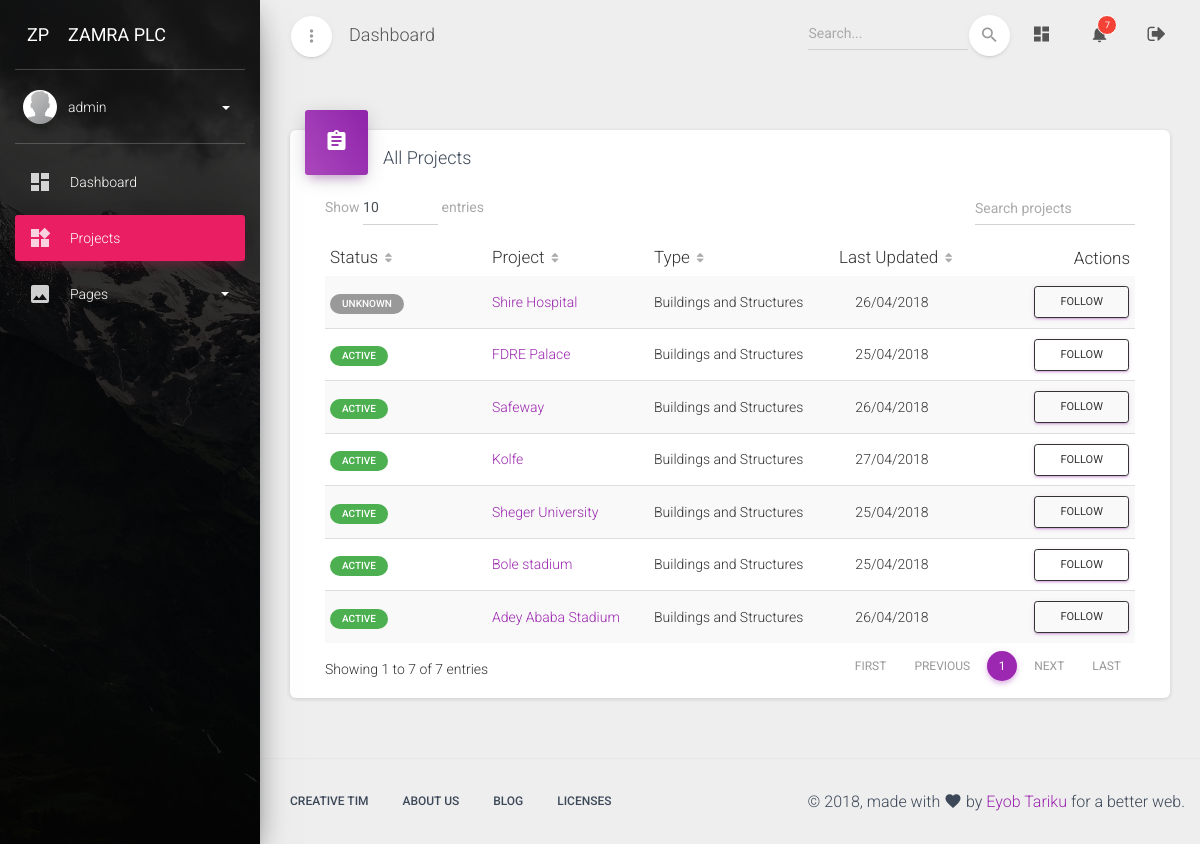
The app's page /dashboard/projects/ (signed in), older data.
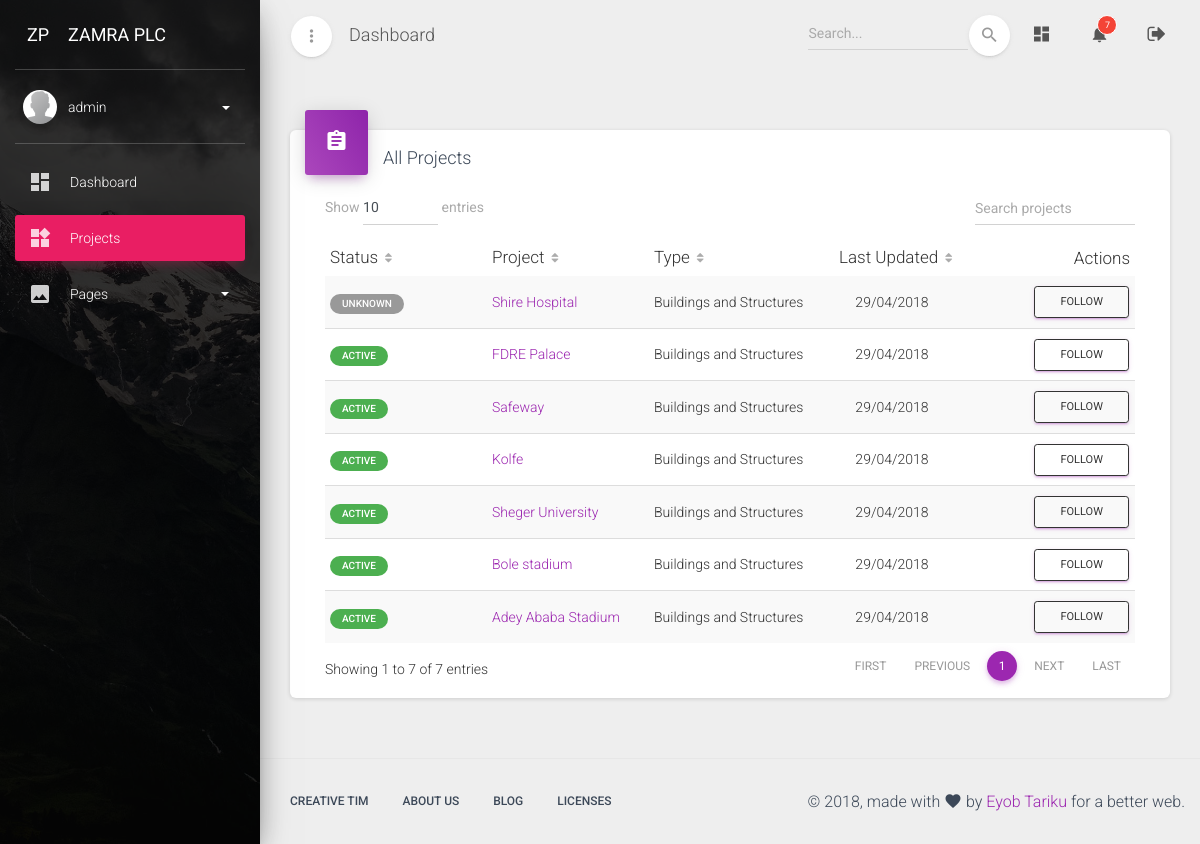
The same page, newer data.
### dashboard/models.py (models this page shows, shortened)
class CustomUser(AbstractUser):
    avatar = models.ImageField(upload_to='avatars/', null=True, blank=True)
    full_name = models.CharField(max_length=120)
    job_title = models.CharField(max_length=100)
    bio = models.TextField('Short Bio', null=True, blank=True)
    projects_followed = models.ManyToManyField(
        'Project',
        related_name='followers',
        blank=True
    )
    projects_administered = models.ManyToManyField(
        'Project',
        related_name='admins',
        blank=True
    )
    def get_screen_name(self):
        if self.full_name:
            return self.get_full_name()
        else:
            return self.username
    def unseen_notifications(self, *args, **kwargs):
        return self.received_notifications.filter(is_seen=False)

class Base(models.Model):
    created_at = models.DateTimeField(
        auto_now_add=True,
        help_text='Record created date and time'
    )
    updated_at = models.DateTimeField(
        auto_now=True,
        help_text='Record last updated date and time'
    )
    class Meta:
        abstract = True

class Project(Base):
    CONSTRUCTION_TYPE_CHOICES = (
        ('builiding', 'Buildings and Structures'),
        ('road', 'Road and Highway'),
        ('water', 'Water and Irrigations'),
    )
    PROJECT_STATUS_CHOICES = (
        (1, 'Unknown'),
        (2, 'Mobilization'),
        (3, 'Active'),
        (4, 'Rectification'),
        (5, 'Suspended'),
        (6, 'Terminated'),
        (7, 'Closed'),
    )
    construction_type = models.CharField(
        max_length=60,
        choices=CONSTRUCTION_TYPE_CHOICES,
        default='builiding'
    )
    status = models.IntegerField(
        'Project Status',
        choices=PROJECT_STATUS_CHOICES,
        default=1,
    )
    consultant = models.ForeignKey(Consultant, on_delete=models.CASCADE)
    employer = models.CharField(
        max_length=100,
        help_text='Official full name of the Employer',
    )
    full_name = models.CharField(
        'Official Project Title',
        max_length=100,
        help_text='Official full name of the construction project',
    )
    short_name = models.CharField(
        'Short Unofficial Project Title',
        max_length=100,
        help_text='Short common name of the construction project',
    )
    project_code = models.CharField(
        'Project Code (Optional)',
        max_length=30,
        null=True, blank=True,
    )
    description = models.TextField(
        'Short Project Description',
        null=True, blank=True,
        help_text='Short description of the construction project. (Optional)',
    )
    contract_amount = models.DecimalField(
        max_digits=16, decimal_places=2,
        help_text='Project contract amount in ETB (before VAT)',
    )
    signing_date = models.DateField(
        'Agreement Signing Date',
        null=True, blank=True,
    )
    site_handover = models.DateField(
        'Site Handover Date',
        null=True, blank=True,
    )
    commencement_date = models.DateField('commencement Date')
    period = models.PositiveIntegerField(
        'Contract Period',
        help_text='Project life time in calendar days'
    )
    created_by = models.ForeignKey(
        settings.AUTH_USER_MODEL,
        related_name='projects',
        on_delete=models.SET(utils.get_phantom_user),
    )
    notifications = GenericRelation(Notification)
    tracker = FieldTracker()
    objects = models.Manager()
    my_projects = managers.ProjectManager()
    class Meta:
        ordering = ['status', '-updated_at', 'short_name', ]
        get_latest_by = 'updated_at'
        permissions = (
            ('admin_project', 'Administer Project'),
        )
    def get_absolute_url(self):
        return reverse('dashboard:project-detail', args=[str(self.pk)])
    def get_status_label(self):
        if self.status == 2:
            return utils.status_label(
                btn='badge-primary',
                status=self.get_status_display()
            )
        elif self.status == 3:
            return utils.status_label(
                btn='badge-success',
                status=self.get_status_display()
            )
        elif self.status == 4:
            return utils.status_label(
                btn='badge-info',
                status=self.get_status_display()
            )
        elif self.status == 5:
            return utils.status_label(
                btn='badge-warning',
                status=self.get_status_display()
            )
        elif self.status == 6:
            return utils.status_label(
                btn='badge-danger',
                status=self.get_status_display()
            )
        else:
            return utils.status_label(
                btn='badge-default',
                status=self.get_status_display()
            )

### dashboard/views/projects.py (the view, shortened to what this page needs)
# urls.py: path('projects/', projects.ProjectList.as_view(), name='project-list'),
class ProjectList(LoginRequiredMixin, generic.ListView):
    model = models.Project
    template_name = 'dashboard/projects/project_list.html'
    def get_queryset(self, *args, **kwargs):
        return self.model.my_projects.all().order_by('status')
    def get(self, request, *args, **kwargs):
        subscription = request.GET.get('subscription')
        return super().get(request, *args, **kwargs)
    def get_context_data(self, *args, **kwargs):
        context = super(ProjectList, self).get_context_data(*args, **kwargs)
        context['page_name'] = 'Projects'
        return context

### dashboard/utils.py (called while the page is built)
def status_label(**kwargs):
    btn = kwargs.get('btn', 'btn-default')
    status_message = kwargs.get('status', 'Not Available')
    output = '<span class="badge {}">{}</span>'.format(
        btn,
        status_message,
    )
    return output

### dashboard/templates/dashboard/projects/project_list.html (shortened to what this page needs)
{% extends 'dashboard_base.html' %}
{% block content %}
<div class="row">
    <div class="col-sm-12">
        <div class="card">
          <div class="card-header card-header-primary card-header-icon">
            <div class="card-icon">
              <i class="material-icons">assignment</i>
            </div>
            <h4 class="card-title">All Projects</h4>
          </div>
            <div class="card-body">
                <div class="material-datatables">
                    <table id="projectDatatables" class="table table-striped table-no-bordered table-hover" cellspacing="0" width="100%" style="width:100%">
                        <thead>
                            <tr>
                                <th>Status</th>
                                <th>Project</th>
                                <th>Type</th>
                                <th class="text-center">Last Updated</th>
                                <th class="disabled-sorting text-right">Actions</th>
                            </tr>
                        </thead>
                        <tbody>
                            {% for project in project_list %}
                            <tr>
                                <td>
                                    {% autoescape off %}
                                    {{ project.get_status_label }}
                                    {% endautoescape %}
                                </td>
                                <td>
                                    <a href="{% url 'dashboard:project-detail' project.id %}" title="{{ project.full_name }}">{{ project.short_name }}</a>
                                </td>
                                <td>{{ project.get_construction_type_display }}</td>
                                <td class="text-center">{{ project.updated_at|date:'d/m/Y' }}</td>
                                <td class="text-right">
                                    {% if project in user.projects_followed.all %}
                                    <form>
                                        <input type="hidden" name="project" value="{{ project.id }}">
                                        <input type="hidden" name="subscription" value="unfollow">
                                        <button type="submit" class="btn btn-sm btn-primary">Unfollow</button>
                                    </form>
                                    {% else %}
                                    <form>
                                        <button type="submit" class="btn btn-sm btn-outline btn-primary">&nbsp;&nbsp;Follow&nbsp;&nbsp;</button>
                                    </form>
                                    {% endif %}
                                </td>
                            </tr>
                            {% endfor %}
                        </tbody>
                    </table>
                </div>
            </div>
        </div>
    </div>
</div>
{% endblock content %}

### dashboard/templates/dashboard_base.html (shortened to what this page needs)
{% load static %}
<!DOCTYPE html>
<html lang="en">
<head>
  <link rel="stylesheet" href="https://maxcdn.bootstrapcdn.com/font-awesome/latest/css/font-awesome.min.css">
  <link rel="stylesheet" href="{% static 'assets/css/material-dashboard.min.css' %}">
  <link rel="stylesheet" href="{% static 'assets/css/custom.css' %}">
</head>
<body class="">
  <div class="wrapper">
  {% block wrapper %}
    <div class="sidebar" data-color="rose" data-background-color="black" data-image="{% static 'assets/img/sidebar-1.jpg' %}">
    {% block sidebar %}
        <div class="logo">
        {% block logo %}
            <a href="#" class="simple-text logo-mini">
                 ZP
            </a>
            <a href="#" class="simple-text logo-normal">
                 Zamra Plc
            </a>
        {% endblock logo %}
        </div>
        <div class="sidebar-wrapper">
        {% block sidebar_wrapper %}
            <div class="user">
                <div class="photo">
                    {% if user.avatar %}
                    <img src="{% static user.avatar.url %}" alt="Avatar">
                    {% else %}
                    <img src="{% static 'assets/img/default-avatar.png' %}">
                    {% endif %}
                </div>
                <div class="user-info">
                    <a data-toggle="collapse" href="dashboard.html#collapseExample" class="username">
                        <span>
                           {{ user.get_screen_name }}
                          <b class="caret"></b>
                        </span>
                    </a>
                </div>
            </div>
            <ul class="nav">
                <li class="nav-item {% if page_name == 'index' %} active {% endif %} ">
                    <a class="nav-link" href="{% url 'dashboard:index' %}">
                        <i class="material-icons">dashboard</i>
                        <p> Dashboard </p>
                    </a>
                </li>
                <li class="nav-item {% if page_name == 'Projects' %} active {% endif %} ">
                    <a class="nav-link" href="{% url 'dashboard:project-list' %}">
                        <i class="material-icons">widgets</i>
                        <p> Projects </p>
                    </a>
                </li>
                <li class="nav-item ">
                    <a class="nav-link" data-toggle="collapse" href="dashboard.html#pagesExamples">
                        <i class="material-icons">image</i>
                        <p> Pages
                           <b class="caret"></b>
                        </p>
                    </a>
                </li>
            </ul>
        {% endblock sidebar_wrapper %}
        </div>
    {% endblock sidebar %}
    </div>
    <div class="main-panel">
    {% block main_panel %}
        <nav class="navbar navbar-expand-lg navbar-transparent  navbar-absolute fixed-top">
        	<div class="container-fluid">
            <div class="navbar-wrapper">
              <div class="navbar-minimize">
                <button id="minimizeSidebar" class="btn btn-just-icon btn-white btn-fab btn-round">
                    <i class="material-icons text_align-center visible-on-sidebar-regular">more_vert</i>
                </button>
              </div>
        			<a class="navbar-brand" href="dashboard.html#pablo">Dashboard</a>
        		</div>
        	    <div class="collapse navbar-collapse justify-content-end">
              <form class="navbar-form">
                  <div class="input-group no-border">
                      <input type="text" value="" class="form-control" placeholder="Search...">
                      <button type="submit" class="btn btn-white btn-round btn-just-icon">
                        <i class="material-icons">search</i>
                        <div class="ripple-container"></div>
                      </button>
                  </div>
              </form>
        			<ul class="navbar-nav">
        				<li class="nav-item">
        					<a class="nav-link" href="{% url 'dashboard:index' %}">
                    <i class="material-icons">dashboard</i>
        					</a>
        				</li>
        				<li class="nav-item dropdown">
        					<a class="nav-link" href="#" id="navbarDropdownMenuLink" data-toggle="dropdown" aria-haspopup="true" aria-expanded="false">
                    <i class="material-icons">notifications</i>
                    {% if user.unseen_notifications %}
                    <span class="notification">{{ user.unseen_notifications.count }}</span>
                    {% endif %}
        					</a>
        				</li>
        				<li class="nav-item">
        					<a class="nav-link" href="{% url 'dashboard:logout' %}" title="Logout">
                    <i class="fa fa-sign-out"></i>
        					</a>
        				</li>
        			</ul>
        	    </div>
        	</div>
        </nav>
        <div class="content">
          <div class="container-fluid">
            {% block content %}
            {% endblock content %}
        </div>
    {% endblock main_panel %}
    </div>
    {% block footer %}
    <footer class="footer ">
      <div class="container">
          <nav class="pull-left">
              <ul>
                  <li>
                      <a href="https://www.creative-tim.com">
                          Creative Tim
                      </a>
                  </li>
                  <li>
                      <a href="http://presentation.creative-tim.com">
                         About Us
                      </a>
                  </li>
                  <li>
                      <a href="http://blog.creative-tim.com">
                         Blog
                      </a>
                  </li>
                  <li>
                      <a href="https://www.creative-tim.com/license">
                          Licenses
                      </a>
                  </li>
              </ul>
          </nav>
          <div class="copyright pull-right">
              &copy; {% now 'Y' %}, made with <i class="material-icons">favorite</i> by <a href="#" target="_blank">Eyob Tariku</a> for a better web.
          </div>
      </div>
    </footer>
    {% endblock footer %}
  {% endblock wrapper %}
  </div>
</body>
</html>

Row changes from the older to the newer data that the page shows:
changed Project "Shire Hospital": updated_at "26/04/2018" → "29/04/2018"
changed Project "FDRE Palace": updated_at "25/04/2018" → "29/04/2018"
changed Project "Safeway": updated_at "26/04/2018" → "29/04/2018"
changed Project "Kolfe": updated_at "27/04/2018" → "29/04/2018"
changed Project "Sheger University": updated_at "25/04/2018" → "29/04/2018"
changed Project "Bole stadium": updated_at "25/04/2018" → "29/04/2018"
changed Project "Adey Ababa Stadium": updated_at "26/04/2018" → "29/04/2018"
